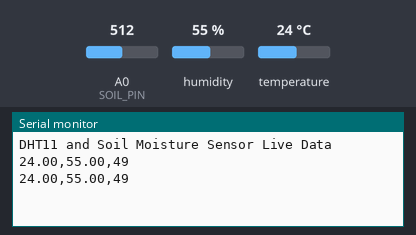
A sketch run on a simulated Arduino Uno, built with avr-gcc and run on an emulated ATmega328P. Parts: the last lines printed to the serial monitor. The inputs (shaded band) are chosen by the test bench; at power-on: humidity 55 %, A0 (SOIL_PIN) = 512, temperature 24 °C.

Above: at 2.8 s.
2.9 s: humidity set to 22 %
At 4.7 s:
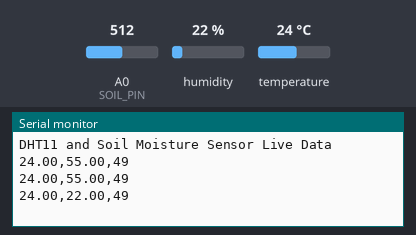
5.6 s: A0 (SOIL_PIN) set to 716
At 7.1 s:
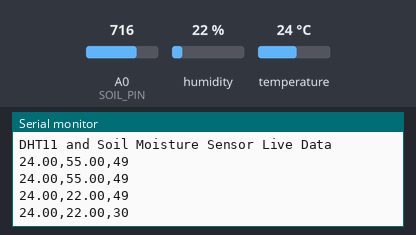
8.3 s: temperature set to 12 °C
At 10.7 s:
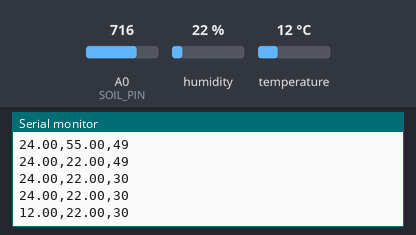
11.0 s: A0 (SOIL_PIN) set to 900
At 13.1 s:
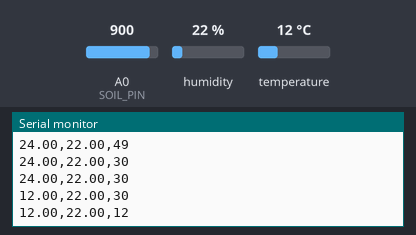
13.7 s: humidity set to 40 %
At 15.6 s:
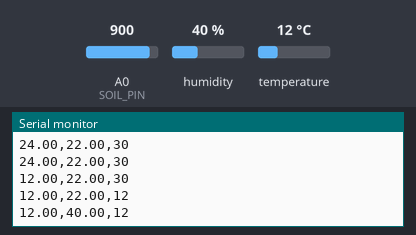
Timing chart, 0 to 17.1 s (numbered marks = the images above; inputs shaded):
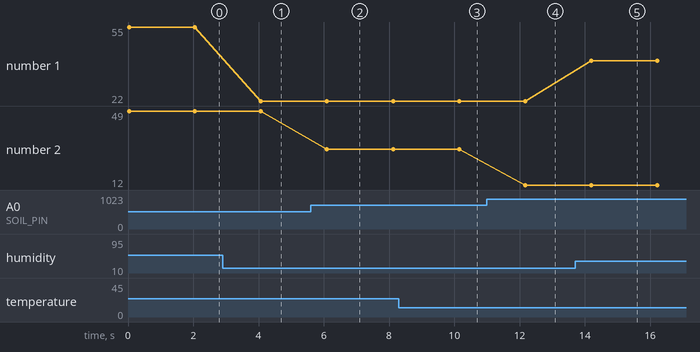

The sketch:

sketch_dec23a.ino
```cpp
#include <DHT.h>

// Define sensor pins
#define DHTPIN 2          // DHT11 data pin connected to digital pin 2
#define SOIL_PIN A0       // Soil moisture sensor analog output to A0

// Define sensor type
#define DHTTYPE DHT11

// Initialize DHT sensor
DHT dht(DHTPIN, DHTTYPE);

void setup() {
  Serial.begin(9600);
  dht.begin();
  Serial.println("DHT11 and Soil Moisture Sensor Live Data");
}

void loop() {
  // Read humidity and temperature
  float humidity = dht.readHumidity();
  float temperature = dht.readTemperature(); // Celsius

  // Read soil moisture
  int soilValue = analogRead(SOIL_PIN);
  int soilPercent = map(soilValue, 1023, 0, 0, 100);

  // Check if any reads failed
  if (isnan(humidity) || isnan(temperature)) {
    Serial.println("Error reading DHT sensor!");
    return;
  }

  // Output in CSV format: temperature,humidity,moisture
  Serial.print(temperature);
  Serial.print(",");
  Serial.print(humidity);
  Serial.print(",");
  Serial.println(soilPercent);

  delay(2000);
}
```

Measured:
- after the input at 2.9 s, the serial monitor: prints a new line after 1.2 s (image 1)
- after the input at 5.6 s, the serial monitor: prints a new line after 0.50 s (image 2)
- after the input at 8.3 s, the serial monitor: prints a new line after 1.8 s (image 3)
- after the input at 11.0 s, the serial monitor: prints a new line after 1.2 s (image 4)
- after the input at 13.7 s, the serial monitor: prints a new line after 0.50 s (image 5)
- plotted number 1: 55 → 22 after the input at 2.9 s, 22 → 40 after the input at 13.7 s
- plotted number 2: 49 → 30 after the input at 5.6 s
